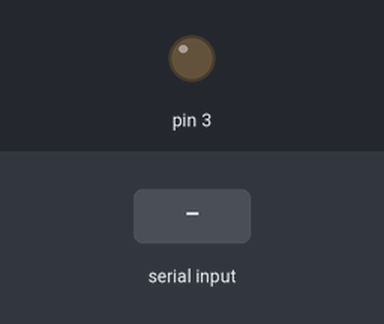
This sketch was run on a simulated Arduino Uno, built with avr-gcc and run on an emulated ATmega328P. On the bench: output pins drawn as LEDs (lit = HIGH). The inputs (shaded band) are chosen by the test bench.

Above: at 1.2 s.
1.3 s: "90,45\n" received over Serial
At 1.6 s:
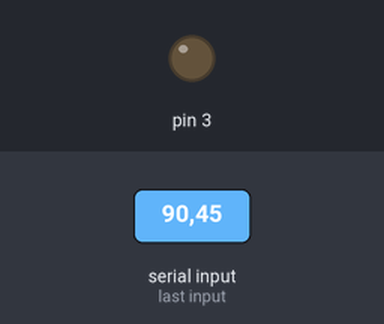
2.8 s: "30,150\n" received over Serial
At 4.0 s:
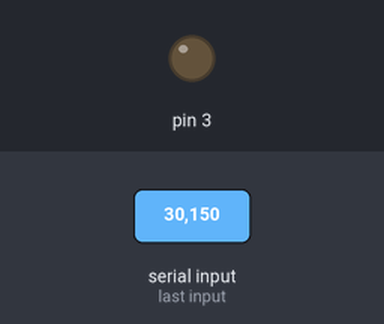
4.3 s: "200\n" received over Serial
At 5.0 s:
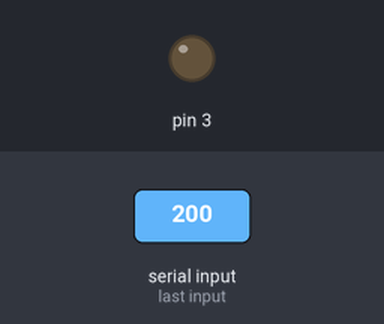
Timing chart, 0 to 7.3 s (numbered marks = the images above; inputs shaded):
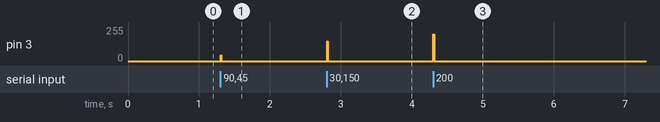

Measured:
- after the input at 1.3 s, pin 3: 0/255 → 45/255 at once, → 0/255 0.01 s later
- after the input at 2.8 s, pin 3: 0/255 → 150/255 at once, → 0/255 0.01 s later
- after the input at 4.3 s, pin 3: 0/255 → 200/255 at once, → 0/255 0.01 s later

The sketch:

serial.ino
```cpp
void setup() {
  // put your setup code here, to run once:
  pinMode (3, OUTPUT);
  Serial.begin(9600); // Serial Port at 9600 baud
  Serial.setTimeout(10); // Instead of the default 1000ms, in order
                          // to speed up the Serial.parseInt()
}

void loop() {
  // put your main code here, to run repeatedly:
  if(Serial.available() > 0) {
    int servo_conrol = Serial.parseInt(); // Waits for an int to be transmitted
    analogWrite(3, servo_conrol);
  }
//for (int i = 0; i < 360; ++i) {
//  analogWrite(3, i);
//  Serial.print(i);
//  Serial.print('\n');
//  delay(100);
//}
/*
analogWrite(3, 170);
delay(1000);
analogWrite(3, 180);
delay(1000);
*/
//analogWrite(3, 90);
//delay(1000);
//analogWrite(3, 0);
//delay(1000);
}
```
